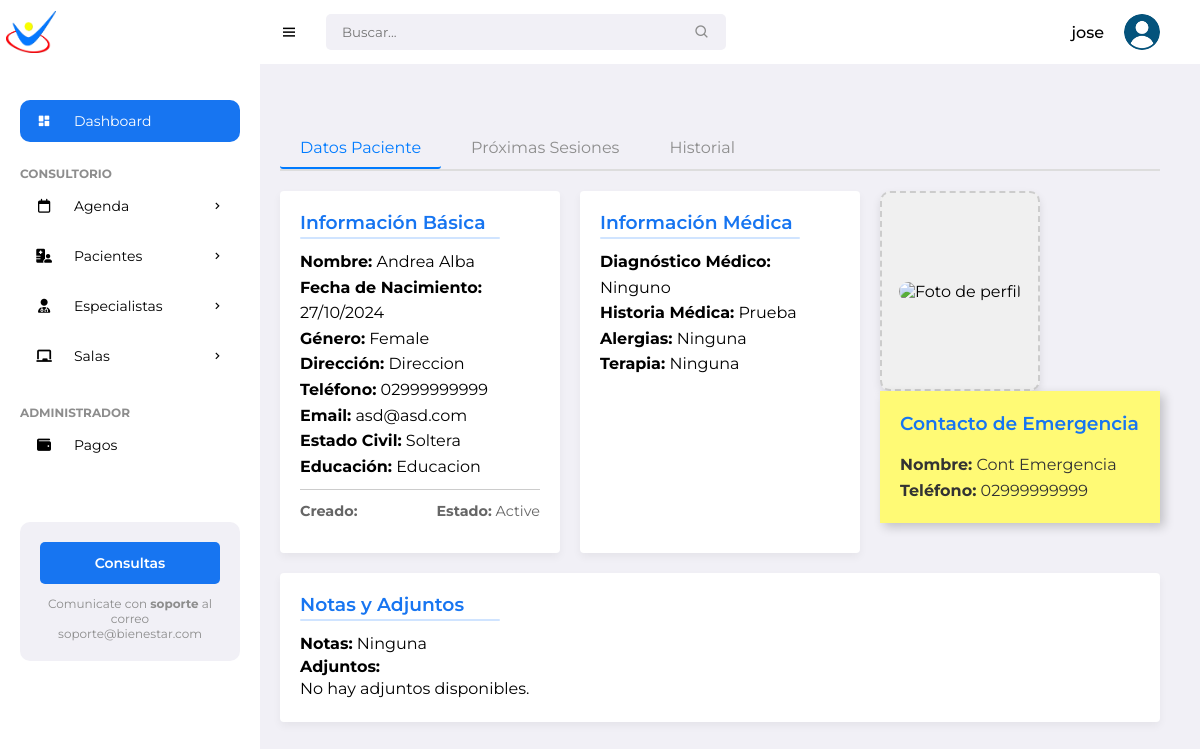
The page /patient/2/schedule/ (signed in) on the database its author committed.
### pacientes/models.py (models this page shows)
class Patient(models.Model):
    name = models.CharField(max_length=100)
    surname = models.CharField(max_length=100)
    date_of_birth = models.DateField()
    gender = models.CharField(max_length=10, choices=[('M','Male'), ('F','Female')])
    address = models.CharField(max_length=255)
    phone_number = models.CharField(max_length=20)
    email = models.EmailField()
    photo = models.ImageField(upload_to='patient_photos/', blank=True, null=True)
    marital_status = models.CharField(max_length=20)
    medical_diagnosis = models.TextField()
    attachments = models.FileField(upload_to='patient_attachments/', blank=True, null=True)
    therapy = models.CharField(max_length=100)
    education = models.CharField(max_length=100, default='No especificado')
    therapist = models.ForeignKey(Specialist, on_delete=models.SET_NULL, null=True, related_name='patients')
    medical_history = models.TextField(blank=True, null=True)
    allergies = models.CharField(max_length=255, blank=True)  # Changed from TextField
    emergency_contact_name = models.CharField(max_length=100)
    emergency_contact_phone = models.CharField(max_length=20)  # Updated length
    notes = models.TextField(blank=True)
    created_date = models.DateTimeField(auto_now_add=True)
    status = models.CharField(max_length=50, choices=[
        ('Active', 'Active'),
        ('Discharged', 'Discharged'),
        ('Suspended', 'Suspended')
    ], blank=True,
        null=True)
    def __str__(self):
        return f'{self.name} {self.surname}'

### pacientes/views.py (the view)
# urls.py: path('patient/<int:patient_id>/schedule/', views.patient_schedule, name='patient_schedule'),
@login_required
def patient_schedule(request, patient_id):
    patient = get_object_or_404(Patient, id=patient_id)
    sessions = Session.objects.filter(patient=patient).order_by('date', 'time')
    specialists = Specialist.objects.all()
    rooms = Room.objects.all()
    if request.method == 'POST':
        form = SessionForm(request.POST, request.FILES)
        if form.is_valid():
            session = form.save(commit=False)
            session.patient = patient
            session.save()
            return redirect('patient_schedule', patient_id=patient.id)
    else:
        form = SessionForm(initial={'patient': patient})
    return render(request, 'pacientes/patient_schedule.html', {
        'patient': patient,
        'sessions': sessions,
        'form': form,
        'specialists': specialists,
        'rooms': rooms
    })

### pacientes/forms.py
class SessionForm(forms.ModelForm):
    class Meta:
        model = Session
        fields = [
            'patient', 'specialist', 'room', 'date',
            'time', 'objective', 'activity', 'materials',
            'observation', 'attachment'
        ]
        labels = {
            'patient': 'Paciente',
            'specialist': 'Especialista',
            'room': 'Sala',
            'date': 'Fecha',
            'time': 'Hora',
            'objective': 'Objetivo',
            'activity': 'Actividad',
            'materials': 'Materiales',
            'observation': 'Observación',
            'attachment': 'Archivo Adjunto'
        }
        widgets = {
            'date': forms.DateInput(attrs={'type': 'date'}),
            'time': forms.TimeInput(attrs={'type': 'time'}),
            'activity': forms.Textarea(attrs={'rows': 4}),
            'materials': forms.Textarea(attrs={'rows': 3}),
            'observation': forms.Textarea(attrs={'rows': 3})
        }

### pacientes/models.py (called while the page is built)
    def __str__(self):
        return f"{self.name} {self.surname}"

    def __str__(self):
        return self.name

### pacientes/templates/pacientes/patient_schedule.html (shortened to what this page needs)
{% extends 'pacientes/base.html' %}
{% block left_content %}
<div class="tabs-container">
    <div class="tabs-buttons">
        <button class="tab-button active" data-tab="datos">Datos Paciente</button>
        <button class="tab-button" data-tab="proximas">Próximas Sesiones</button>
        <button class="tab-button" data-tab="historial">Historial</button>
    </div>
    <div class="tabs-content">
        <div class="tab-content active" id="datos">
            <div class="patient-details">
                <div class="patient-info">
                    <h3>Información Básica</h3>
                    <p><strong>Nombre:</strong> {{ patient.name }} {{ patient.surname }}</p>
                    <p><strong>Fecha de Nacimiento:</strong> {{ patient.date_of_birth|date:"d/m/Y" }}</p>
                    <p><strong>Género:</strong> {{ patient.get_gender_display }}</p>
                    <p><strong>Dirección:</strong> {{ patient.address }}</p>
                    <p><strong>Teléfono:</strong> {{ patient.phone_number }}</p>
                    <p><strong>Email:</strong> {{ patient.email }}</p>
                    <p><strong>Estado Civil:</strong> {{ patient.marital_status }}</p>
                    <p><strong>Educación:</strong> {{ patient.education|default:"Sin información" }}</p>
                    <div class="additional-info-row">
                        <p class="created"><strong>Creado:</strong> {{ patient.create|date:"d/m/Y" }}</p>
                        <p class="status"><strong>Estado:</strong> {{ patient.status }}</p>
                    </div>
                </div>
                <div class="medical-info">
                    <h3>Información Médica</h3>
                    <p><strong>Diagnóstico Médico:</strong> {{ patient.medical_diagnosis|default:"Sin información" }}</p>
                    <p><strong>Historia Médica:</strong> {{ patient.medical_history|default:"Sin información" }}</p>
                    <p><strong>Alergias:</strong> {{ patient.allergies|default:"Sin alergias registradas" }}</p>
                    <p><strong>Terapia:</strong> {{ patient.therapy }}</p>
                </div>
                <div class="photo-and-contact">
                    <div class="patient-photo">
                        {% if patient.photo %}
                        <img src="{{ patient.photo.url }}" alt="{{ patient.name }} {{ patient.surname }}" class="photo">
                        {% else %}
                        <img src="/static/img/default-avatar.png" alt="Foto de perfil" class="photo">
                        {% endif %}
                    </div>
                    <div class="post-it">
                        <h3>Contacto de Emergencia</h3>
                        <p><strong>Nombre:</strong> {{ patient.emergency_contact_name }}</p>
                        <p><strong>Teléfono:</strong> {{ patient.emergency_contact_phone }}</p>
                    </div>
                </div>
                <div class="additional-info">
                    <h3>Notas y Adjuntos</h3>
                    <p><strong>Notas:</strong> {{ patient.notes|default:"Sin notas adicionales" }}</p>
                    <div class="attachments">
                        <strong>Adjuntos:</strong>
                        {% if patient.attachments %}
                            <ul>
                                {% for attachment in patient.attachments.all %}
                                    <li><a href="{{ attachment.file.url }}" target="_blank">{{ attachment.name }}</a></li>
                                {% endfor %}
                            </ul>
                        {% else %}
                            <p>No hay adjuntos disponibles.</p>
                        {% endif %}
                    </div>
                </div>
            </div>
        </div>
    </div>
</div>
{% endblock %}

### pacientes/templates/pacientes/base.html (shortened to what this page needs)
{% load static %}
<!DOCTYPE html>
<html lang="en">
<head>
	<link href='https://unpkg.com/boxicons@2.0.9/css/boxicons.min.css' rel='stylesheet'>
	<link rel="stylesheet" href="https://cdnjs.cloudflare.com/ajax/libs/font-awesome/6.5.2/css/all.min.css">
	<link rel="stylesheet" href="{% static 'pacientes/css/styles.css' %}">
</head>
<body>
		<section id="sidebar">
			<a href="#" class="brand"><img src="{% static 'pacientes/images/min_logo.png' %}" alt="" style="width: 50px;"></a>
			<ul class="side-menu">
				<li><a href="#" class="active"><i class='bx bxs-dashboard icon' ></i> Dashboard</a></li>
				<li class="divider" data-text="Consultorio"></li>
				<li>
					<a href="{% url 'calendar' %}"><i class="fa-regular fa-calendar icon"></i>Agenda <i class='bx bx-chevron-right icon-right' ></i></a>
				</li>
				<li>
					<a href="#"><i class="fa-solid fa-hospital-user icon"></i> Pacientes <i class='bx bx-chevron-right icon-right' ></i></a>
				</li>
				<li>
					<a href="#">
						<i class="fa-solid fa-user-doctor icon"></i> Especialistas
						<i class='bx bx-chevron-right icon-right'></i>
					</a>
				</li>
				<li>
			<a href="#">
				<i class="fas fa-chalkboard icon"></i> Salas
			<i class='bx bx-chevron-right icon-right'></i>
			</a>
	</li>
				<li class="divider" data-text="Administrador"></li>
				<li><a href="#"><i class="fa-solid fa-wallet icon"></i> Pagos</a></li>
			</ul>
			<div class="ads">
				<div class="wrapper">
					<a href="mailto:soporteit@ingenieriaterra.com.ar" class="btn-upgrade">Consultas</a>
					<p>Comunicate con <span>soporte</span> al correo soporte@bienestar.com</p>
				</div>
			</div>
		</section>
	<section id="content">
		<nav>
			<i class='bx bx-menu toggle-sidebar' ></i>
			<form action="#">
				<div class="form-group">
					<input type="text" placeholder="Buscar...">
					<i class='bx bx-search icon' ></i>
				</div>
			</form>
			<div class="profile">
				<span class="username">{{ user.username }}</span>
				<img src="{% static 'pacientes/images/usuario.png' %}" alt="">
			</div>
		</nav>
		<main>
			<div class="content-container">
				<div class="left-column {% block left_column_class %}{% endblock %}">
					{% block left_content %}{% endblock %}
				</div>
			</div>
		</main>
</body>
</html>

### rows shown on the page
Patient: name "Andrea", surname "Alba", date_of_birth "27/10/2024", gender "Female", address "Direccion", phone_number "02999999999", email "asd@asd.com", marital_status "Soltera", education "Educacion", status "Active", medical_diagnosis "Ninguno", medical_history "Prueba", allergies "Ninguna", therapy "Ninguna", emergency_contact_name "Cont Emergencia", emergency_contact_phone "02999999999", notes "Ninguna"

### other values the page prints
{{ user.username }} "jose"
